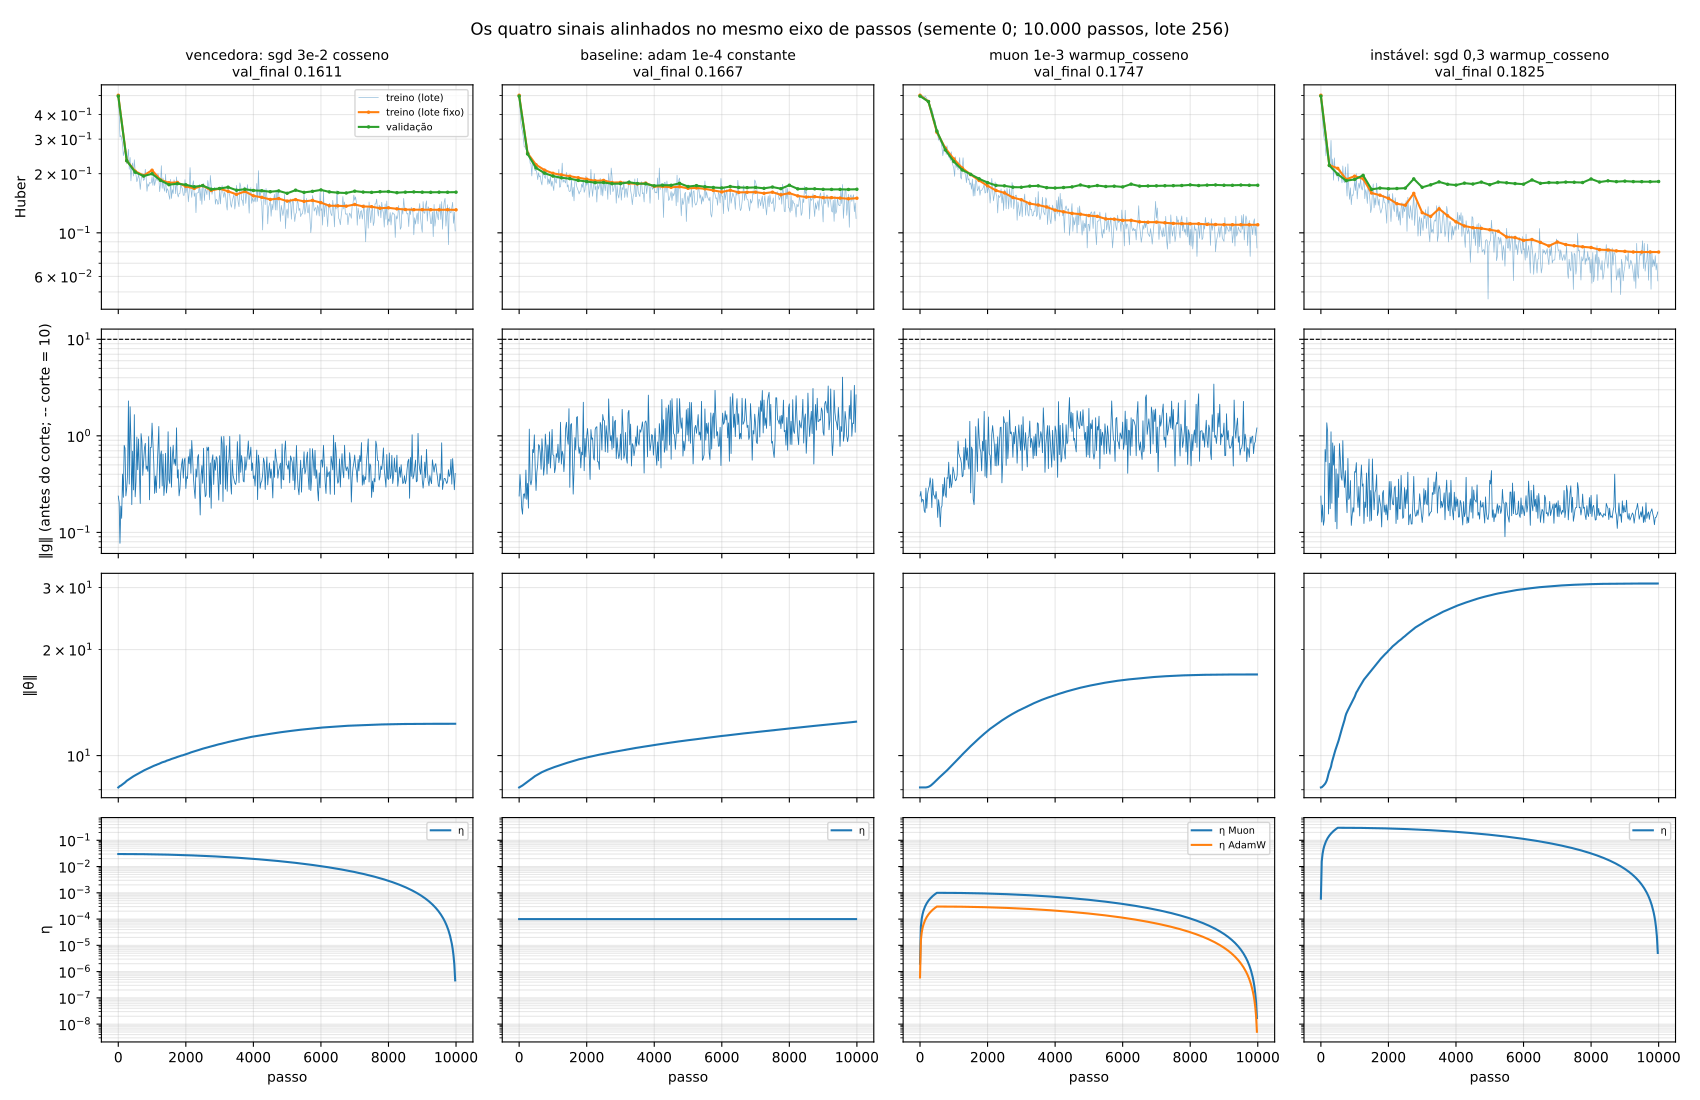

This chart was generated by the following Python code:
"""painel.pdf do Desafio 3: python -m desafio3.painel

Páginas:
1. Os quatro sinais alinhados no mesmo eixo de passos (perda de treino e de validação,
   ‖g‖, ‖θ‖, η) para a vencedora, a baseline, o Muon 1e-3 e o SGD 0,3 (instável).
2. val_final × η por otimizador (a varredura).
3. ρ por camada, Muon × AdamW, lado a lado.
4. As tabelas finais (treino × validação, velocidade) e o resultado do teste.
"""
import csv
import math
from pathlib import Path

import matplotlib

matplotlib.use("Agg")
import matplotlib.pyplot as plt
import numpy as np
from matplotlib.backends.backend_pdf import PdfPages

from . import analise
from .graficos import ler as ler_log
from .graficos import serie
from .treino import PASTA_LOGS

SAIDA = Path(__file__).parent / "painel.pdf"
TESTE = Path(__file__).parent / "teste.csv"


def achar(filtro):
    """Log (pasta) da semente 0 que satisfaz o filtro."""
    es = [e for e in analise.ler() if filtro(e) and e["semente"] == "0"]
    assert len(es) >= 1
    return PASTA_LOGS / es[0]["id"]


def logs_sinais():
    return {
        "vencedora: sgd 3e-2 cosseno": achar(lambda e: e["etapa"] == "confirmacao"
                                             and e["otimizador"] == "sgd" and e["agenda"] == "cosseno"),
        "baseline: adam 1e-4 constante": achar(lambda e: e["etapa"] == "baseline"),
        "muon 1e-3 warmup_cosseno": achar(lambda e: e["etapa"] == "confirmacao"
                                          and e["otimizador"] == "muon"),
        "instável: sgd 0,3 warmup_cosseno": achar(lambda e: e["etapa"] == "extra"
                                                  and e["otimizador"] == "sgd"),
    }


def pagina_sinais(pdf):
    logs = logs_sinais()
    fig, eixos = plt.subplots(4, 4, figsize=(17, 11), sharex=True, sharey="row")
    for j, (rotulo, pasta) in enumerate(logs.items()):
        r, info = ler_log(pasta)
        res = info["resultado"]
        col = eixos[:, j]
        col[0].set_title(f"{rotulo}\nval_final {res['val_final']:.4f}", fontsize=10)
        col[0].plot(*serie(r, "perda_lote"), lw=0.5, alpha=0.5, label="treino (lote)")
        col[0].plot(*serie(r, "huber_treino"), marker=".", ms=3, label="treino (lote fixo)")
        col[0].plot(*serie(r, "huber_val"), marker=".", ms=3, label="validação")
        col[0].set_yscale("log")
        col[1].plot(*serie(r, "norma_g"), lw=0.6)
        col[1].axhline(info["config"]["clip"], color="k", ls="--", lw=0.8)
        col[1].set_yscale("log")
        col[2].plot(*serie(r, "norma_theta"))
        col[2].set_yscale("log")
        for c in sorted(k for k in r if k.startswith("eta_")):
            nome = {"eta_0": "η" if "eta_1" not in r else "η Muon", "eta_1": "η AdamW"}[c]
            col[3].plot(*serie(r, c), label=nome)
        col[3].set_yscale("log")
        col[3].legend(fontsize=7)
        col[3].set_xlabel("passo")
        for ax in col:
            ax.grid(alpha=0.3, which="both")
    eixos[0, 0].legend(fontsize=7)
    for ax, nome in zip(eixos[:, 0], ("Huber", "‖g‖ (antes do corte; -- corte = 10)", "‖θ‖", "η")):
        ax.set_ylabel(nome)
    fig.suptitle("Os quatro sinais alinhados no mesmo eixo de passos (semente 0; 10.000 passos, "
                 "lote 256)", fontsize=12)
    fig.tight_layout()
    pdf.savefig(fig)
    plt.close(fig)


def pagina_varredura(pdf):
    fig, ax = plt.subplots(figsize=(11, 7))
    analise.desenhar_varredura(ax, analise.por_otimizador_varredura())
    fig.tight_layout()
    pdf.savefig(fig)
    plt.close(fig)


def pagina_rho(pdf):
    muon = achar(lambda e: e["etapa"] == "confirmacao" and e["otimizador"] == "muon")
    adamw = achar(lambda e: e["etapa"] == "varredura_lr" and e["otimizador"] == "adamw"
                  and math.isclose(float(e["lr"]), 3e-4))
    fig, eixos = plt.subplots(1, 2, figsize=(15, 6), sharey=True)
    analise.desenhar_rho(eixos, (muon, adamw))
    fig.suptitle("ρ por camada: Muon (convs no Muon, cabeças e vieses no AdamW) × AdamW "
                 "(-- referência 1e-3)", fontsize=12)
    fig.tight_layout()
    pdf.savefig(fig)
    plt.close(fig)


def _tabela(ax, titulo, cabecalho, linhas, larguras):
    ax.axis("off")
    ax.set_title(titulo, loc="left", fontsize=11, fontweight="bold")
    t = ax.table(cellText=linhas, colLabels=cabecalho, colWidths=larguras, loc="upper left",
                 cellLoc="center")
    t.auto_set_font_size(False)
    t.set_fontsize(7.5)
    t.scale(1, 1.35)


def pagina_tabelas(pdf):
    dados = analise.tabelas(escrever=False)
    base = dados[analise.CONFIGS[0][0]]
    m = lambda x, k: np.mean([e[k] for e in x])
    ms = lambda x, k: (f"{m(x, k):.4f}" if len(x) == 1 else
                       f"{m(x, k):.4f} ± {np.std([e[k] for e in x], ddof=1):.4f}")
    a, b = [], []
    for rotulo, _ in analise.CONFIGS:
        x = dados[rotulo]
        a.append([rotulo, len(x), ms(x, "huber_treino"), ms(x, "val_final"), ms(x, "val_esperar"),
                  ms(x, "val_plantio"), f"{m(x, 'huber_treino') - m(base, 'huber_treino'):+.4f}",
                  f"{m(x, 'val_final') - m(base, 'val_final'):+.4f}",
                  ", ".join(str(e["passo_val_min"]) for e in x)])
        b.append([rotulo, ", ".join("nunca" if e["passos_alvo"] is None else str(e["passos_alvo"])
                                    for e in x), f"{m(x, 'ms_passo'):.2f}"])
    with open(TESTE, newline="", encoding="utf-8") as f:
        teste = list(csv.DictReader(f))
    c = []
    for rotulo in dict.fromkeys(l["config"] for l in teste):
        x = [{k: float(l[k]) for k in ("teste_huber", "teste_esperar", "teste_plantio")}
             for l in teste if l["config"] == rotulo]
        c.append([rotulo, len(x)] + [ms(x, k) for k in ("teste_huber", "teste_esperar", "teste_plantio")])

    fig = plt.figure(figsize=(17, 11))
    eixos = fig.subplots(3, 1, gridspec_kw={"height_ratios": [1.25, 1.0, 0.6]})
    _tabela(eixos[0], "a) Treino × validação (média ± desvio, 5 sementes; Δ contra a baseline)",
            ["config", "n", "huber_treino", "val_final", "val_esperar", "val_plantio", "Δtreino",
             "Δval", "passo do val_min"], a, [0.2, 0.03, 0.1, 0.1, 0.1, 0.1, 0.06, 0.06, 0.17])
    _tabela(eixos[1], f"b) Velocidade (secundária): passos até val ≤ {analise.ALVO_VELOCIDADE} "
            "(subestima as agendas que decaem: medido dentro de uma execução de 10.000 passos)",
            ["config", "passos até o alvo (por semente)", "ms/passo"], b, [0.25, 0.35, 0.08])
    _tabela(eixos[2], "Teste (avaliado uma vez; Huber, média ± desvio, 5 sementes). "
            "Vencedora × baseline: empate (1,93 s_c); ambas vencem o Muon.",
            ["config", "n", "Huber total", "esperar", "plantio"], c, [0.25, 0.03, 0.13, 0.13, 0.13])
    fig.tight_layout()
    pdf.savefig(fig)
    plt.close(fig)


def main():
    with PdfPages(SAIDA) as pdf:
        pagina_sinais(pdf)
        pagina_varredura(pdf)
        pagina_rho(pdf)
        pagina_tabelas(pdf)
    print(SAIDA)


if __name__ == "__main__":
    main()
